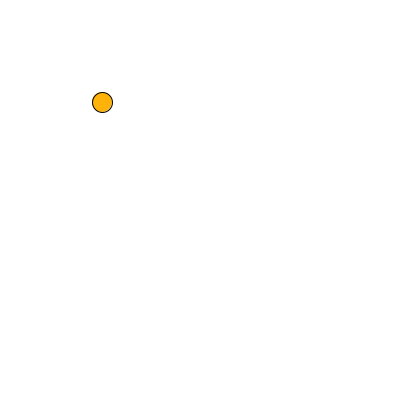
Frame 1 (no input)
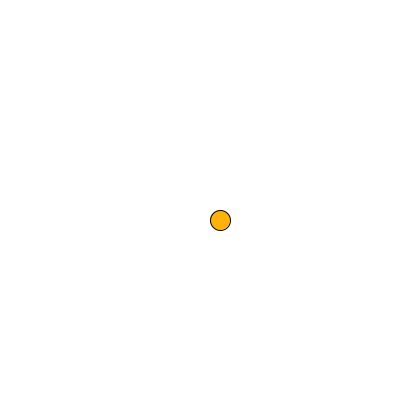
Frame 60 (the mouse pressed at the canvas centre just before this capture)
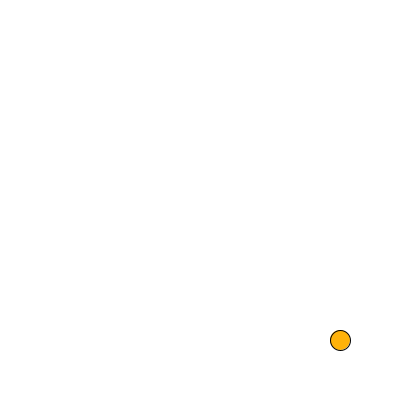
Frame 120 (the mouse held since frame 60 and released just before this capture)

The Processing sketch that drew these frames (run headless with seeded random() and noise(); from frame 60 on, the mouse is pressed at the canvas centre):

// Processing sketch: Animation
// ── Animation.pde


/*
Explanation:

The setup() function sets up the canvas size.

The draw() function continuously updates the animation.

The ball's position (x and y) is continuously updated by adding the speed values (xSpeed and ySpeed) to its position on each frame.

The code uses conditionals to detect collisions with the window edges, changing the ball's direction upon impact.

The ellipse() function draws the ball at its updated position.

This simple example demonstrates a bouncing ball animation within the Processing window. As the draw() function continuously updates the positions of the ball and checks for collisions, the ball appears to bounce within the defined boundaries.

To create more complex animations, consider using variables to control different aspects of shapes, colors, and sizes. You can introduce transformations, create multiple shapes, incorporate interaction through mouse or keyboard input, and create more intricate movements and visuals to build dynamic and engaging animations in Processing. Additionally, integrating frame rate control (frameRate()) and conditional checks enables more precise control and interaction in animations.
*/

float x = 100; // X position of the ball
float y = 100; // Y position of the ball
float xSpeed = 2; // Speed of the ball along the x-axis
float ySpeed = 2; // Speed of the ball along the y-axis

void setup() {
  size(400, 400);
}

void draw() {
  background(255);
  println(frameRate);
  // Update ball position
  x += xSpeed; 
  y += ySpeed;
  
  // Check and handle collisions with window edges
  if (x > width || x < 0) {
    xSpeed *= -1;
    
    // Change direction on reaching horizontal window boundaries
  }
  if (y > height || y < 0) {
    ySpeed *= -1; // Change direction on reaching vertical window boundaries
  }
  
  // Draw the bouncing ball
  fill(255,178,10);
  ellipse(x, y, 20, 20);
}

  
